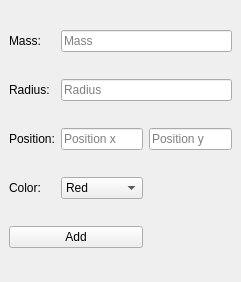
<?xml version="1.0" encoding="UTF-8"?>
<ui version="4.0">
 <class>DockWidget</class>
 <widget class="QDockWidget" name="DockWidget">
  <property name="geometry">
   <rect>
    <x>0</x>
    <y>0</y>
    <width>241</width>
    <height>282</height>
   </rect>
  </property>
  <property name="windowTitle">
   <string>DockWidget</string>
  </property>
  <widget class="QWidget" name="dockWidgetContents">
   <layout class="QGridLayout" name="gridLayout">
    <item row="0" column="0">
     <widget class="QLabel" name="labelMass">
      <property name="text">
       <string>Mass:</string>
      </property>
     </widget>
    </item>
    <item row="0" column="1" colspan="2">
     <widget class="QLineEdit" name="masseLineEdit">
      <property name="text">
       <string/>
      </property>
      <property name="placeholderText">
       <string>Mass</string>
      </property>
     </widget>
    </item>
    <item row="1" column="0">
     <widget class="QLabel" name="labelRadius">
      <property name="text">
       <string>Radius:</string>
      </property>
     </widget>
    </item>
    <item row="1" column="1" colspan="2">
     <widget class="QLineEdit" name="radiusLineEdit">
      <property name="text">
       <string/>
      </property>
      <property name="placeholderText">
       <string>Radius</string>
      </property>
     </widget>
    </item>
    <item row="2" column="0">
     <widget class="QLabel" name="labelPos">
      <property name="text">
       <string>Position:</string>
      </property>
     </widget>
    </item>
    <item row="2" column="1">
     <widget class="QLineEdit" name="posXLineEdit">
      <property name="text">
       <string/>
      </property>
      <property name="placeholderText">
       <string>Position x</string>
      </property>
     </widget>
    </item>
    <item row="2" column="2">
     <widget class="QLineEdit" name="posYLineEdit">
      <property name="text">
       <string/>
      </property>
      <property name="placeholderText">
       <string>Position y</string>
      </property>
     </widget>
    </item>
    <item row="3" column="0">
     <widget class="QLabel" name="labelColor">
      <property name="text">
       <string>Color:</string>
      </property>
     </widget>
    </item>
    <item row="3" column="1">
     <widget class="QComboBox" name="couleurComboBox">
      <item>
       <property name="text">
        <string>Red</string>
       </property>
      </item>
      <item>
       <property name="text">
        <string>Yellow</string>
       </property>
      </item>
      <item>
       <property name="text">
        <string>Green</string>
       </property>
      </item>
      <item>
       <property name="text">
        <string>Blue</string>
       </property>
      </item>
      <item>
       <property name="text">
        <string>Purple</string>
       </property>
      </item>
      <item>
       <property name="text">
        <string>Black</string>
       </property>
      </item>
     </widget>
    </item>
    <item row="4" column="0" colspan="2">
     <widget class="QPushButton" name="createPushButton">
      <property name="text">
       <string>Add</string>
      </property>
     </widget>
    </item>
   </layout>
  </widget>
 </widget>
 <resources/>
 <connections/>
</ui>
